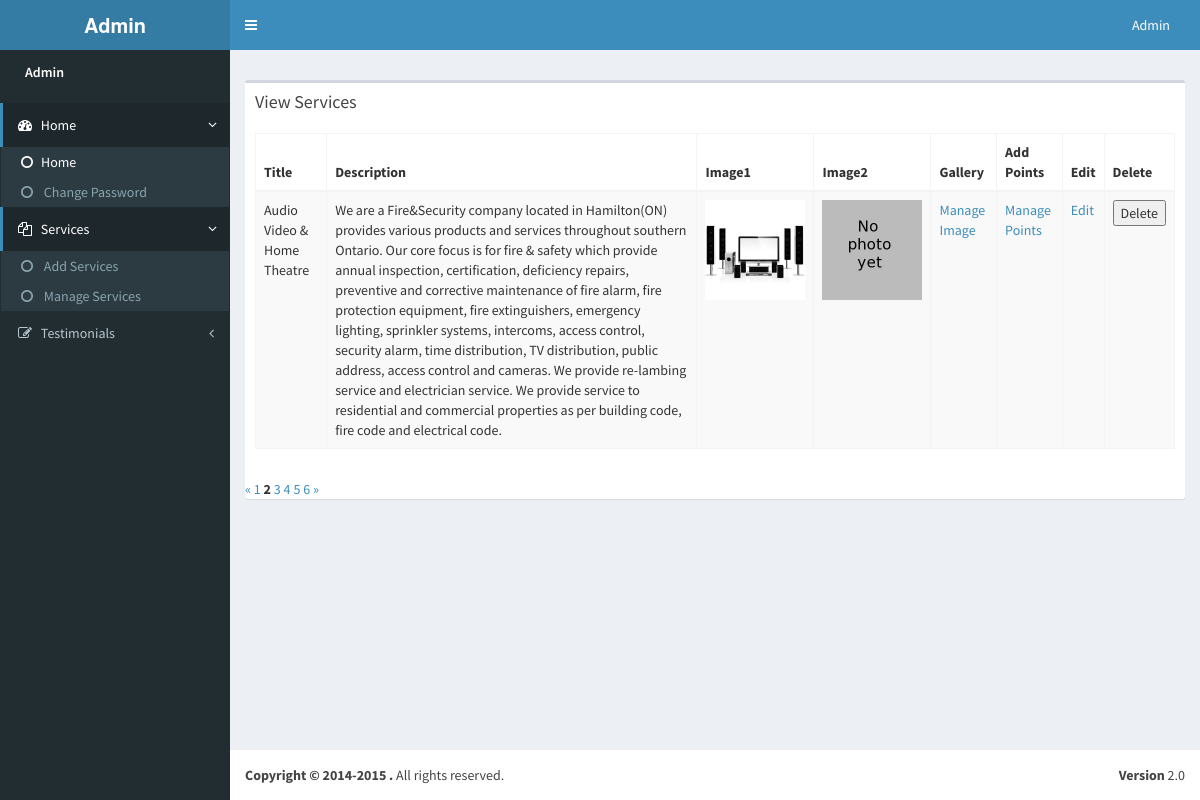
The page /tas_backend/View_services.php?page=2 (signed in) on the database its author committed.
### tables this page shows
CREATE TABLE IF NOT EXISTS `services` (
  `services_id` int(11) NOT NULL AUTO_INCREMENT,
  `title` varchar(200) NOT NULL,
  `description` text NOT NULL,
  `image1` blob NOT NULL,
  `image2` blob,
  PRIMARY KEY (`services_id`)
);

### tas_backend/View_services.php (the view, shortened to what this page needs)
<?php
require_once('db.php');
?>
<!DOCTYPE html>
<html>
<head>
   <?php require_once('header.php'); ?>
  </head>
  <body class="skin-blue fixed">
    <div class="wrapper">
        <?php require_once('menu.php'); ?>
      <div class="content-wrapper">
        <section class="content-header">
          <ol class="breadcrumb">
          </ol>
        </section>
        <section class="content">
            <div class="box">
                <div class="box-header">
                  <h3 class="box-title">View Services</h3>
                </div>
                <div class="box-body">
                  <div id="example1_wrapper" class="dataTables_wrapper form-inline dt-bootstrap">
                  <div class="row"><div class="col-sm-12">
         <table id="example1" class="table table-bordered table-striped dataTable" role="grid" aria-describedby="example1_info">
                    <thead>
                      <tr role="row">
                      <th >Title </th>
                     <th >Description </th>
                      <th >Image1 </th>
                      <th >Image2 </th>
                      <th >Gallery</th>
                      <th >Add Points </th>
                      <th >Edit </th>
                      <th >Delete </th>
                     </tr>
                    </thead>
                    <tbody>
                    <?php
					 $per_page = 5;
		 			 $num_links = 8;
	   			     $cur_page = 1;
    if(isset($_GET['page']))
    {
      $cur_page = $_GET['page'];
      $cur_page = ($cur_page < 1)? 1 : $cur_page;
    }
    $offset = ($cur_page-1)*$per_page;
  $query2 = mysqli_query($con,"SELECT COUNT(services_id) AS tot FROM services");
 while( $row = mysqli_fetch_array($query2)){
   $total_records = $row['tot'];
	}
    $start = (($cur_page - $num_links) > 0) ? ($cur_page - ($num_links - 1)) : 1;
    $end   = (($cur_page + $num_links) < $total_records) ? ($cur_page + $num_links) : $total_records;
    $res = mysqli_query($con,"SELECT * FROM services LIMIT ".$per_page." OFFSET ".$offset);
	   while( $row = mysqli_fetch_array($res)){
		?>
        <tr>
       <td><?php echo $row['title']; ?></td>
       <td><?php echo $row['description']; ?></td>
       <td><?php echo "<img src=" . $row['image1'] ." width=100  height=100/>"; ?></td>
       <td>
	   <?php if($row['image2']): ?>
	   <?php echo "<img src=" . $row['image2'] ." width=100  height=100/>"; ?>
       <?php
	   else:
	   ?>
       <img src="img/default_profile.jpg" width="100" height="100">
       <?php
	   endif;
	   ?>
       </td>
        <td><a href="view_image.php?s_id=<?php echo $row['services_id']; ?>">Manage Image</a></td>
       <td><a href="view_points.php?s_id=<?php echo $row['services_id']; ?>">Manage Points</a></td>
       <td><a href="edit_services.php?id=<?php echo $row['services_id']; ?>">Edit</a></td>
       <td><form method="post" action="">
       <button type="submit" name="delete" >Delete </button>
        </form></td>
      </tr>
  <?php
}
?>
                   </tbody>
                  </table>
                  </div>
                  </div>
                  </div>
                </div>
               <div id="pagination">
        <div id="pagiCount">
            <?php
                if(isset($total_records))
                {
                    if($total_records > 1)
                    {    if($cur_page > $num_links)
                        {   $dir = "first";
                            echo '<span id="prev"> <a href="'.$_SERVER['PHP_SELF'].'?page='.(1).'">'.$dir.'</a> </span>';
                        }
                       if($cur_page > 1)
                        {
                            $dir = "«";
                            echo '<span id="prev"> <a href="'.$_SERVER['PHP_SELF'].'?page='.($cur_page-1).'">'.$dir.'</a> </span>';
                        }
                        for($x=$start ; $x<=$end ;$x++)
                        {
                            echo ($x == $cur_page) ? '<strong>'.$x.'</strong> ':'<a href="'.$_SERVER['PHP_SELF'].'?page='.$x.'">'.$x.'</a> ';
                        }
                        if($cur_page < $total_records )
                        {   $dir = "»";
                            echo '<span id="next"> <a href="'.$_SERVER['PHP_SELF'].'?page='.($cur_page+1).'">'.$dir.'</a> </span>';
                        }
                    }
                }
            ?>
        </div>
    </div>
          </div>
        </section>
      </div>
      <footer class="main-footer">
        <div class="pull-right hidden-xs">
          <b>Version</b> 2.0
        </div>
        <strong>Copyright &copy; 2014-2015 .</strong> All rights reserved.
      </footer>
  </div>
</body>
</html>

### rows shown on the page
services: title "Audio Video & Home Theatre", description "We are a Fire&Security company located in Hamilton(ON) provides various products and services throughout southern Ontario. Our core focus is for fire & safety which provide annual inspection, certification, deficiency repairs, preventive and corrective maintenance of fire alarm, fire protection equipment, fire extinguishers, emergency lighting, sprinkler systems, intercoms, access control, security alarm, time distribution, TV distribution, public address, access control and cameras. We provide re-lambing service and electrician service. We provide service to residential and commercial properties as per building code, fire code and electrical code.", image1 (picture)

### other values the page prints
$dir "«"
$dir "»"
